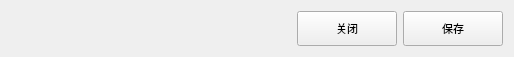
  <widget class="QWidget" name="layoutWidget">
   <property name="geometry">
    <rect>
     <x>0</x>
     <y>520</y>
     <width>381</width>
     <height>41</height>
    </rect>
   </property>
   <layout class="QHBoxLayout" name="horizontalLayout">
    <item>
     <spacer name="horizontalSpacer_3">
      <property name="orientation">
       <enum>Qt::Horizontal</enum>
      </property>
      <property name="sizeHint" stdset="0">
       <size>
        <width>40</width>
        <height>20</height>
       </size>
      </property>
     </spacer>
    </item>
    <item>
     <spacer name="horizontalSpacer_4">
      <property name="orientation">
       <enum>Qt::Horizontal</enum>
      </property>
      <property name="sizeHint" stdset="0">
       <size>
        <width>40</width>
        <height>20</height>
       </size>
      </property>
     </spacer>
    </item>
    <item>
     <widget class="QLabel" name="label">
      <property name="minimumSize">
       <size>
        <width>280</width>
        <height>0</height>
       </size>
      </property>
      <property name="font">
       <font>
        <family>微软雅黑</family>
        <pointsize>8</pointsize>
        <weight>50</weight>
        <bold>false</bold>
       </font>
      </property>
      <property name="text">
       <string/>
      </property>
     </widget>
    </item>
    <item>
     <widget class="xPushButton" name="BtnCancel">
      <property name="sizePolicy">
       <sizepolicy hsizetype="Fixed" vsizetype="Fixed">
        <horstretch>0</horstretch>
        <verstretch>0</verstretch>
       </sizepolicy>
      </property>
      <property name="minimumSize">
       <size>
        <width>100</width>
        <height>35</height>
       </size>
      </property>
      <property name="maximumSize">
       <size>
        <width>16777215</width>
        <height>35</height>
       </size>
      </property>
      <property name="font">
       <font>
        <family>微软雅黑</family>
        <pointsize>8</pointsize>
        <weight>50</weight>
        <italic>false</italic>
        <bold>false</bold>
       </font>
      </property>
      <property name="focusPolicy">
       <enum>Qt::NoFocus</enum>
      </property>
      <property name="text">
       <string>关闭</string>
      </property>
      <property name="iconSize">
       <size>
        <width>32</width>
        <height>32</height>
       </size>
      </property>
     </widget>
    </item>
    <item>
     <spacer name="horizontalSpacer">
      <property name="orientation">
       <enum>Qt::Horizontal</enum>
      </property>
      <property name="sizeHint" stdset="0">
       <size>
        <width>358</width>
        <height>20</height>
       </size>
      </property>
     </spacer>
    </item>
    <item>
     <spacer name="horizontalSpacer_2">
      <property name="orientation">
       <enum>Qt::Horizontal</enum>
      </property>
      <property name="sizeHint" stdset="0">
       <size>
        <width>40</width>
        <height>20</height>
       </size>
      </property>
     </spacer>
    </item>
    <item>
     <widget class="xPushButton" name="BtnSafe">
      <property name="sizePolicy">
       <sizepolicy hsizetype="Fixed" vsizetype="Fixed">
        <horstretch>0</horstretch>
        <verstretch>0</verstretch>
       </sizepolicy>
      </property>
      <property name="minimumSize">
       <size>
        <width>100</width>
        <height>35</height>
       </size>
      </property>
      <property name="maximumSize">
       <size>
        <width>16777215</width>
        <height>35</height>
       </size>
      </property>
      <property name="font">
       <font>
        <family>微软雅黑</family>
        <pointsize>8</pointsize>
        <weight>50</weight>
        <italic>false</italic>
        <bold>false</bold>
       </font>
      </property>
      <property name="focusPolicy">
       <enum>Qt::NoFocus</enum>
      </property>
      <property name="text">
       <string>保存</string>
      </property>
      <property name="iconSize">
       <size>
        <width>32</width>
        <height>32</height>
       </size>
      </property>
     </widget>
    </item>
   </layout>
  </widget>
